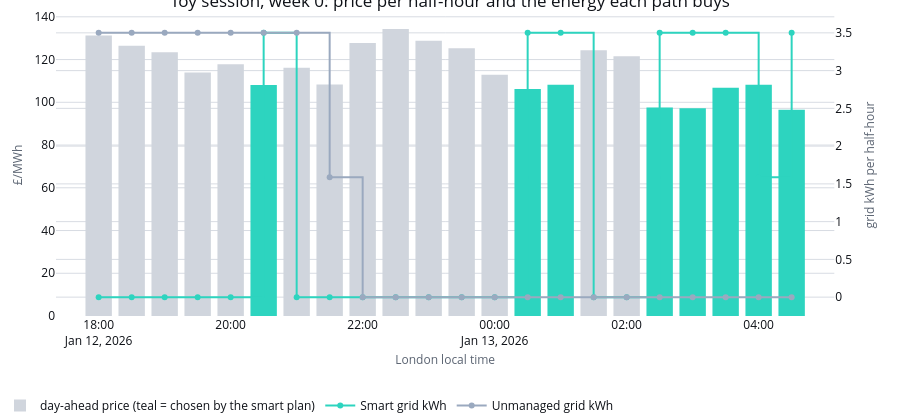

Write notebook code for a chart like this one.
### Code cell
window_london = study_starts[window].tz_convert(LONDON)
session_figure = make_subplots(specs=[[{"secondary_y": True}]])
session_figure.add_trace(
    go.Bar(
        x=window_london,
        y=window_price.round(2),
        marker_color=np.where(smart_kwh > 0, PATH_STYLES["selected"]["color"], "#D0D5DD"),
        name="day-ahead price (teal = chosen by the smart plan)",
    ),
    secondary_y=False,
)
for path_id, kwh in (("selected", smart_kwh), ("normal", unmanaged_kwh)):
    session_figure.add_trace(
        go.Scatter(
            x=window_london,
            y=kwh.round(3),
            mode="lines+markers",
            line={"color": PATH_STYLES[path_id]["color"], "shape": "hv"},
            name=f"{PATH_LABELS[path_id]} grid kWh",
        ),
        secondary_y=True,
    )
session_figure.update_layout(
    title=f"Toy session, week {TOY_WEEK}: price per half-hour and the energy each path buys",
    xaxis_title="London local time",
)
session_figure.update_yaxes(title_text="£/MWh", secondary_y=False)
session_figure.update_yaxes(title_text="grid kWh per half-hour", secondary_y=True)
apply_notebook_style(session_figure, height=420)

### Figure 1 — Plotly figure (JSON) as saved in the notebook; plotly's stock layout.template omitted (floating-point values rounded to 4 significant figures)
{"data": [{"marker": {"color": ["#D0D5DD", "#D0D5DD", "#D0D5DD", "#D0D5DD", "#D0D5DD", "#2DD4BF", "#D0D5DD", "#D0D5DD", "#D0D5DD", "#D0D5DD", "#D0D5DD", "#D0D5DD", "#D0D5DD", "#2DD4BF", "#2DD4BF", "#D0D5DD", "#D0D5DD", "#2DD4BF", "#2DD4BF", "#2DD4BF", "#2DD4BF", "#2DD4BF"]}, "name": "day-ahead price (teal = chosen by the smart plan)", "x": ["2026-01-12T18:00:00+00:00", "2026-01-12T18:30:00+00:00", "2026-01-12T19:00:00+00:00", "2026-01-12T19:30:00+00:00", "2026-01-12T20:00:00+00:00", "2026-01-12T20:30:00+00:00", "2026-01-12T21:00:00+00:00", "2026-01-12T21:30:00+00:00", "2026-01-12T22:00:00+00:00", "2026-01-12T22:30:00+00:00", "2026-01-12T23:00:00+00:00", "2026-01-12T23:30:00+00:00", "2026-01-13T00:00:00+00:00", "2026-01-13T00:30:00+00:00", "2026-01-13T01:00:00+00:00", "2026-01-13T01:30:00+00:00", "2026-01-13T02:00:00+00:00", "2026-01-13T02:30:00+00:00", "2026-01-13T03:00:00+00:00", "2026-01-13T03:30:00+00:00", "2026-01-13T04:00:00+00:00", "2026-01-13T04:30:00+00:00"], "y": [131.2, 126.4, 123.5, 114.0, 117.8, 108.1, 116.1, 108.3, 127.7, 134.2, 128.8, 125.3, 112.9, 106.2, 108.2, 124.4, 121.6, 97.55, 97.21, 106.8, 108.2, 96.48], "xaxis": "x", "yaxis": "y", "type": "bar"}, {"line": {"color": "#2DD4BF", "shape": "hv"}, "mode": "lines+markers", "name": "Smart grid kWh", "x": ["2026-01-12T18:00:00+00:00", "2026-01-12T18:30:00+00:00", "2026-01-12T19:00:00+00:00", "2026-01-12T19:30:00+00:00", "2026-01-12T20:00:00+00:00", "2026-01-12T20:30:00+00:00", "2026-01-12T21:00:00+00:00", "2026-01-12T21:30:00+00:00", "2026-01-12T22:00:00+00:00", "2026-01-12T22:30:00+00:00", "2026-01-12T23:00:00+00:00", "2026-01-12T23:30:00+00:00", "2026-01-13T00:00:00+00:00", "2026-01-13T00:30:00+00:00", "2026-01-13T01:00:00+00:00", "2026-01-13T01:30:00+00:00", "2026-01-13T02:00:00+00:00", "2026-01-13T02:30:00+00:00", "2026-01-13T03:00:00+00:00", "2026-01-13T03:30:00+00:00", "2026-01-13T04:00:00+00:00", "2026-01-13T04:30:00+00:00"], "y": [0.0, 0.0, 0.0, 0.0, 0.0, 3.5, 0.0, 0.0, 0.0, 0.0, 0.0, 0.0, 0.0, 3.5, 3.5, 0.0, 0.0, 3.5, 3.5, 3.5, 1.587, 3.5], "xaxis": "x", "yaxis": "y2", "type": "scatter"}, {"line": {"color": "#9AA9BF", "shape": "hv"}, "mode": "lines+markers", "name": "Unmanaged grid kWh", "x": ["2026-01-12T18:00:00+00:00", "2026-01-12T18:30:00+00:00", "2026-01-12T19:00:00+00:00", "2026-01-12T19:30:00+00:00", "2026-01-12T20:00:00+00:00", "2026-01-12T20:30:00+00:00", "2026-01-12T21:00:00+00:00", "2026-01-12T21:30:00+00:00", "2026-01-12T22:00:00+00:00", "2026-01-12T22:30:00+00:00", "2026-01-12T23:00:00+00:00", "2026-01-12T23:30:00+00:00", "2026-01-13T00:00:00+00:00", "2026-01-13T00:30:00+00:00", "2026-01-13T01:00:00+00:00", "2026-01-13T01:30:00+00:00", "2026-01-13T02:00:00+00:00", "2026-01-13T02:30:00+00:00", "2026-01-13T03:00:00+00:00", "2026-01-13T03:30:00+00:00", "2026-01-13T04:00:00+00:00", "2026-01-13T04:30:00+00:00"], "y": [3.5, 3.5, 3.5, 3.5, 3.5, 3.5, 3.5, 1.587, 0.0, 0.0, 0.0, 0.0, 0.0, 0.0, 0.0, 0.0, 0.0, 0.0, 0.0, 0.0, 0.0, 0.0], "xaxis": "x", "yaxis": "y2", "type": "scatter"}], "layout": {"xaxis": {"anchor": "y", "domain": [0.0, 0.94], "title": {"text": "London local time"}}, "yaxis": {"anchor": "x", "domain": [0.0, 1.0], "title": {"text": "£/MWh"}}, "yaxis2": {"anchor": "x", "overlaying": "y", "side": "right", "title": {"text": "grid kWh per half-hour"}}, "title": {"text": "Toy session, week 0: price per half-hour and the energy each path buys"}, "margin": {"b": 104}, "height": 420, "paper_bgcolor": "#FFFFFF", "plot_bgcolor": "#FFFFFF"}}
